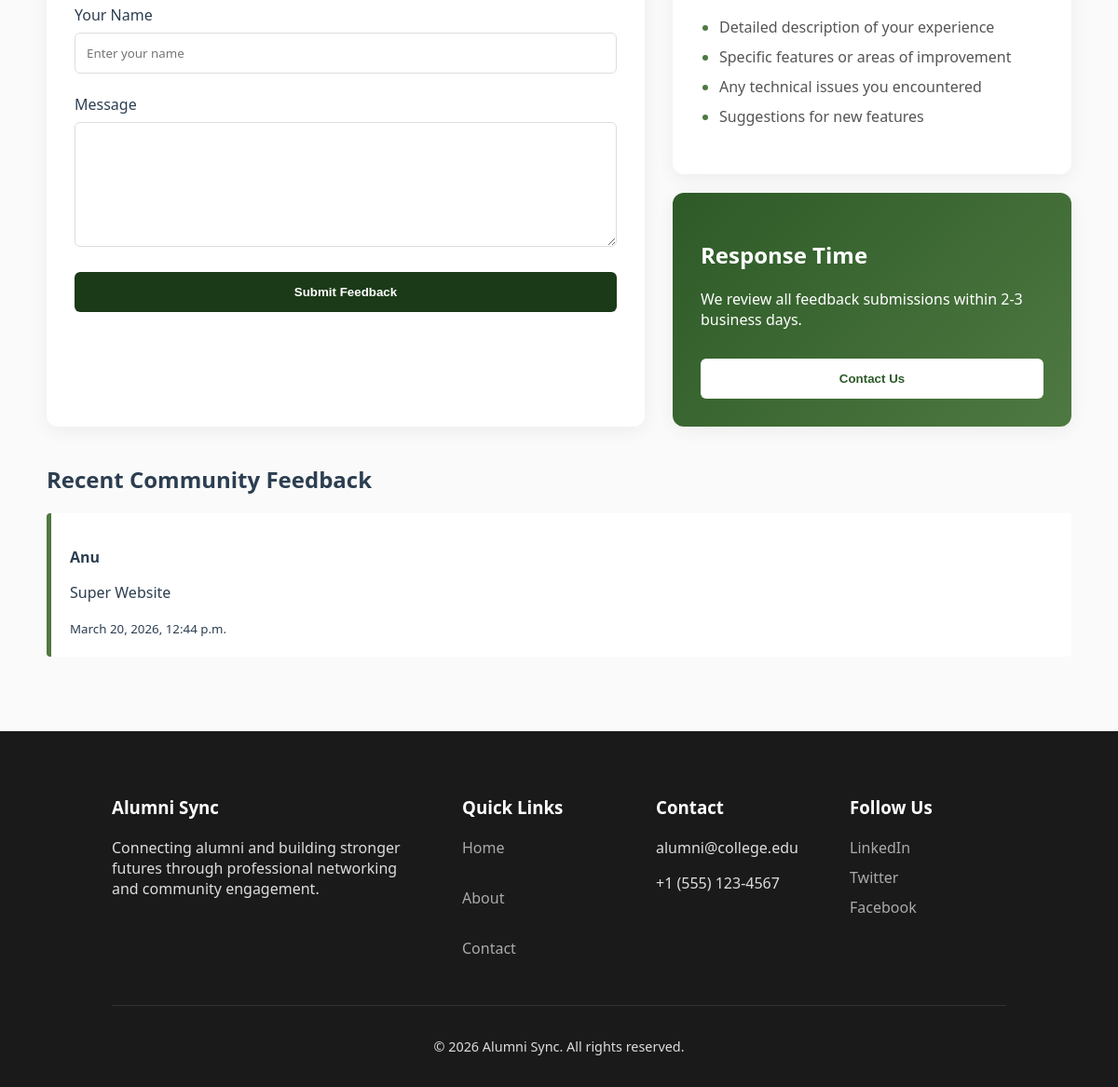
Before: /alumni_app/alumni/feedback/ (lower part) with the older database file.
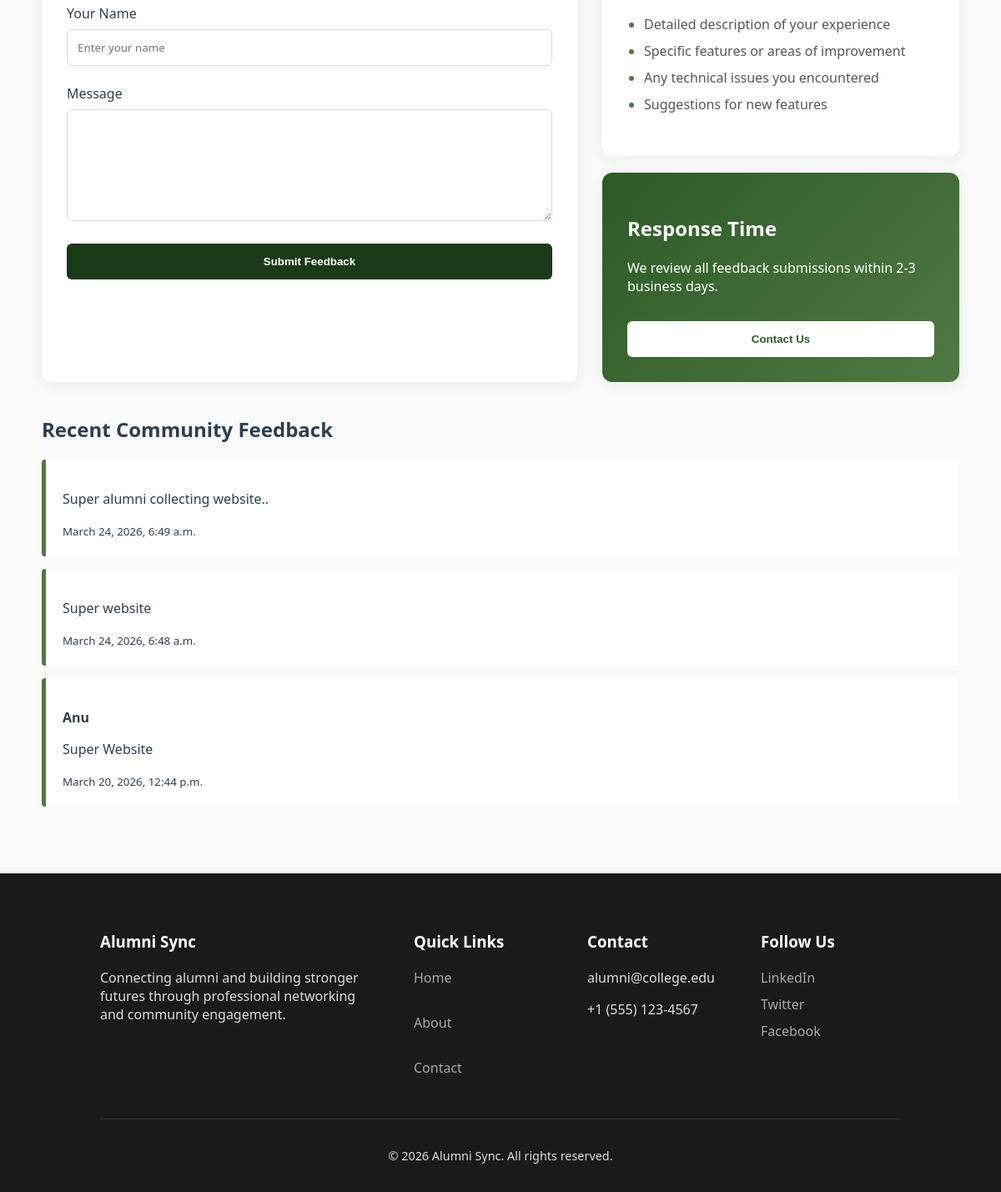
After: the same page with the newer database file.
### Alumni_app/models.py (models this page shows, shortened)
class Feedback(models.Model):
    user = models.ForeignKey(User, on_delete=models.CASCADE, null=True, blank=True)
    name = models.CharField(max_length=100, null=True, blank=True)
    message = models.TextField()
    created_at = models.DateTimeField(auto_now_add=True)

### Alumni_app/views.py (the view, shortened to what this page needs)
# urls.py: path('alumni/feedback/', views.alumni_feedback, name='alumni_feedback'),
def alumni_feedback(request):
    feedbacks = Feedback.objects.all().order_by("-created_at")
    return render(request, "alumni_feedback.html", {"feedbacks": feedbacks})

### Alumni_app/templates/alumni_feedback.html (shortened to what this page needs)
{% load static %}
<!DOCTYPE html>
<html>
<head>
<link rel="stylesheet" href="{% static 'alumni_feedback.css' %}">
</head>
<body>
<div class="container">
<div class="card feedback-form">
<form method="POST">
{% if request.user.is_authenticated %}
<label>Username</label>
<input type="text" value="{{ request.user.username }}" readonly>
{% else %}
<label>Your Name</label>
<input type="text" name="name" placeholder="Enter your name">
{% endif %}
<br><br>
<label>Message</label>
<textarea name="message" rows="6"></textarea>
<br><br>
<button type="submit">Submit Feedback</button>
</form>
</div>
<div class="sidebar">
<div class="card info-box">
<ul>
<li>Detailed description of your experience</li>
<li>Specific features or areas of improvement</li>
<li>Any technical issues you encountered</li>
<li>Suggestions for new features</li>
</ul>
</div>
<div class="card response-time-card">
<h2>Response Time</h2>
<p>
We review all feedback submissions within 2-3 business days.
</p>
<a href="{% url 'contact' %}">
<button>Contact Us</button>
</a>
</div>
</div>
</div>
<section class="user-feedback-section">
<h2>Recent Community Feedback</h2>
{% for feedback in feedbacks %}
<div class="feedback-item">
<p>
<strong>{{ feedback.user.username }}</strong>
</p>
<p>{{ feedback.message }}</p>
<small>{{ feedback.created_at }}</small>
</div>
{% empty %}
<p>No feedback submitted yet.</p>
{% endfor %}
</section>
<footer>
<div>
<h3>Alumni Sync</h3>
<p>
Connecting alumni and building stronger futures through
professional networking and community engagement.
</p>
</div>
<div>
<h3>Quick Links</h3>
<a href="#">Home</a><br>
<a href="#">About</a><br>
<a href="#">Contact</a>
</div>
<div>
<h3>Contact</h3>
<p>alumni@college.edu</p>
<p>+1 (555) 123-4567</p>
</div>
<div>
<h3>Follow Us</h3>
<a href="#">LinkedIn</a>
<a href="#">Twitter</a>
<a href="#">Facebook</a>
</div>
<div class="footer-bottom">
<p>© 2026 Alumni Sync. All rights reserved.</p>
</div>
</footer>
</body>
</html>

Changed rows visible on the page:
added Feedback: message "Super alumni collecting website..", created_at "March 24, 2026, 6:49 a.m."
added Feedback: message "Super website", created_at "March 24, 2026, 6:48 a.m."
